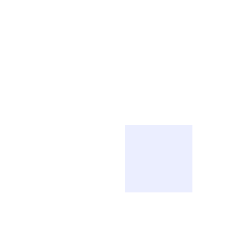
Frame 1 (no input)
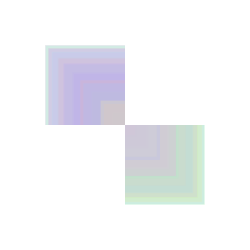
Frame 60 (the mouse pressed at the canvas centre just before this capture)
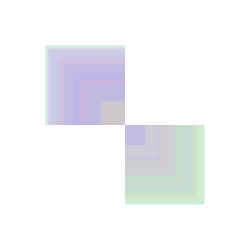
Frame 120 (the mouse held since frame 60 and released just before this capture)

The Processing sketch that drew these frames (run headless with seeded random() and noise(); from frame 60 on, the mouse is pressed at the canvas centre):

// Processing sketch: processing_94679
// ── processing_94679.pde

int counter;

void setup() {  //setup function called initially, only once
  size(250, 250);
  background(255);  //set background white
  colorMode(HSB);   //set colors to Hue, Saturation, Brightness mode
  counter = 0;
}

void draw() {  //draw function loops 
  counter++;
  noStroke();
  fill(random(255),100,255,50);
  
  if(mousePressed == true) { //add some interaction
    rect(mouseX, mouseY, 20, 20);
  }
  else {
    rect(width/2, height/2, 80*sin(counter), 80*sin(counter));
  }
}
